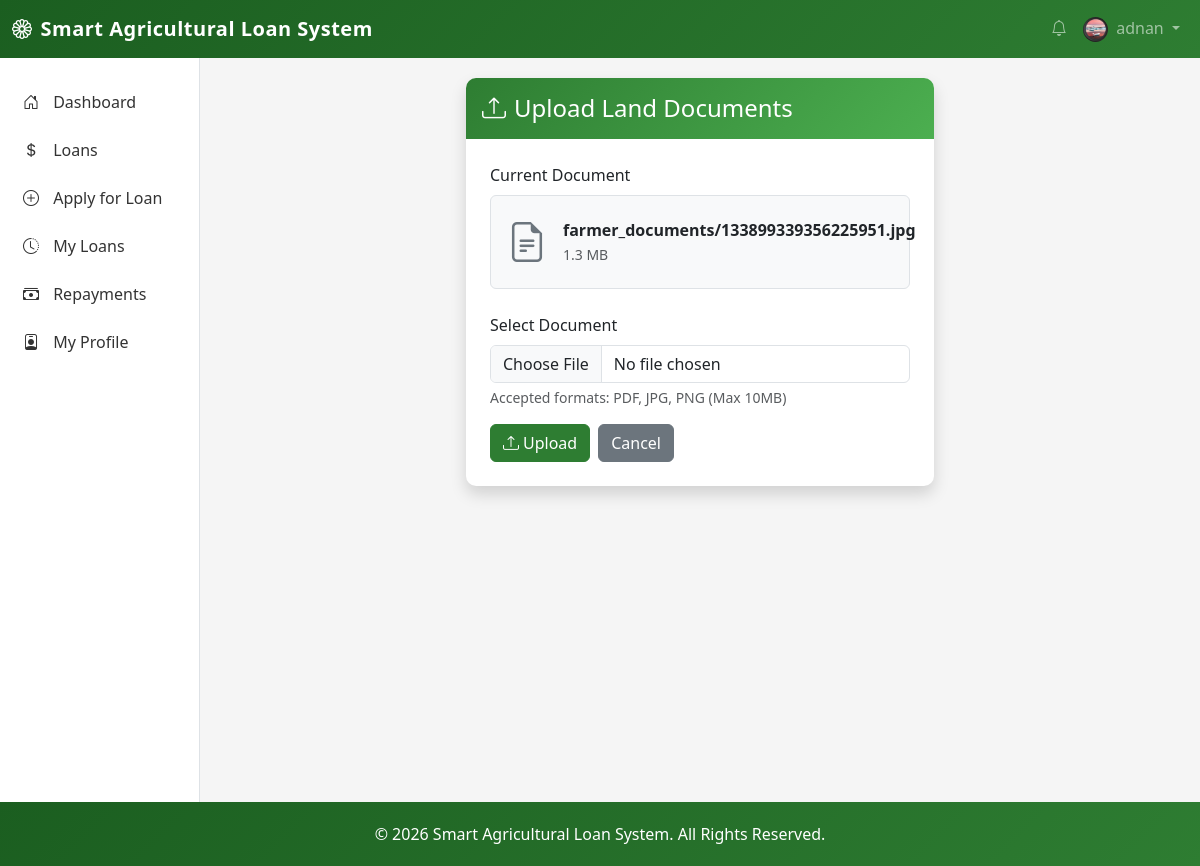
The app's page /farmer/upload/document/ (signed in), older data.
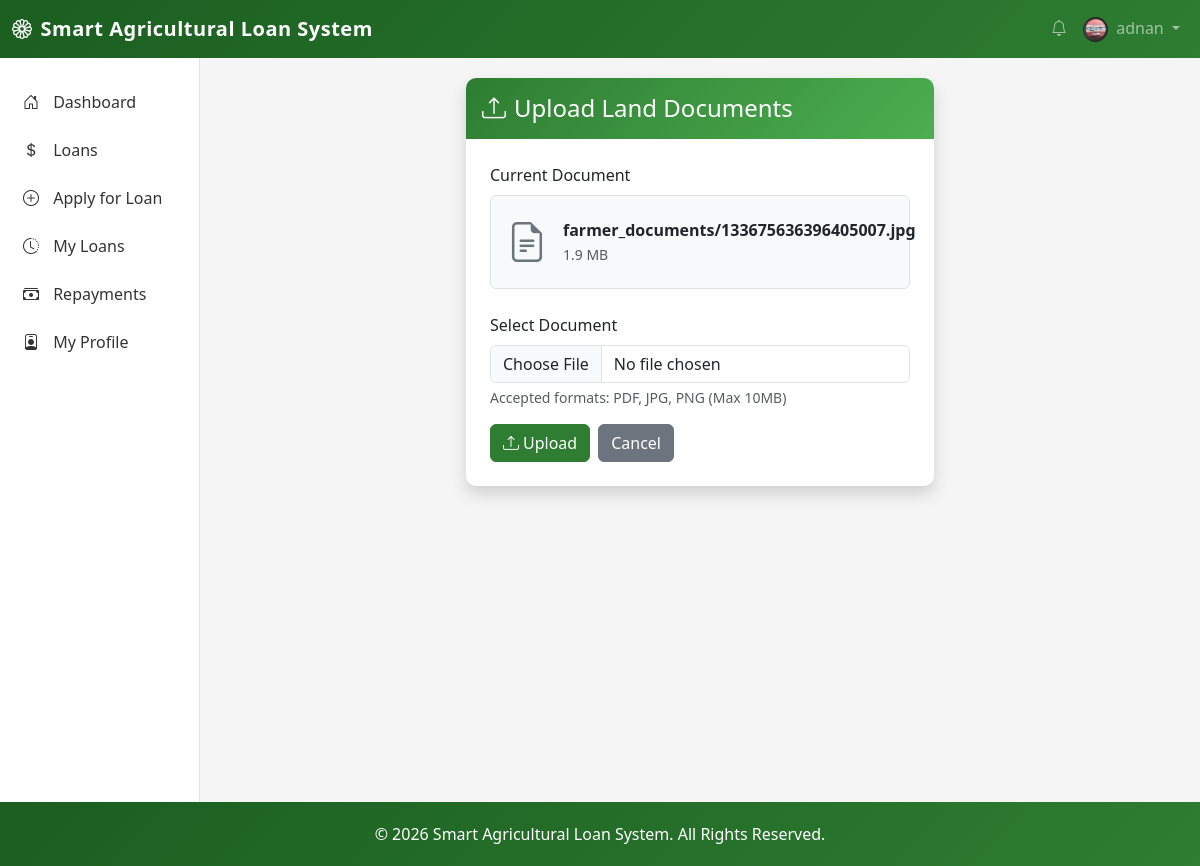
The same page, newer data.
### loan_app/models.py (models this page shows, shortened)
class FarmerProfile(models.Model):
    CROP_TYPE_CHOICES = [
        ("Rice", "Rice"),
        ("Wheat", "Wheat"),
        ("Corn", "Corn"),
        ("Cotton", "Cotton"),
        ("Soybean", "Soybean"),
        ("Sugarcane", "Sugarcane"),
        ("Vegetables", "Vegetables"),
        ("Fruits", "Fruits"),
        ("Other", "Other"),
    ]
    user = models.OneToOneField(
        User, on_delete=models.CASCADE, related_name="farmer_profile"
    )
    land_size = models.DecimalField(
        max_digits=10, decimal_places=2, help_text="Land size in acres"
    )
    crop_type = models.CharField(max_length=50, choices=CROP_TYPE_CHOICES)
    location = models.CharField(max_length=255, help_text="Farm location/address")
    annual_income = models.DecimalField(
        max_digits=12, decimal_places=2, help_text="Annual income in BDT"
    )
    land_documents = models.FileField(
        upload_to="farmer_documents/", blank=True, null=True
    )
    created_at = models.DateTimeField(auto_now_add=True)
    updated_at = models.DateTimeField(auto_now=True)

### loan_app/views.py (the view, shortened to what this page needs)
# urls.py: path("farmer/upload/document/", views.upload_document, name="upload_document"),
@login_required
def upload_document(request):
    if not hasattr(request.user, "farmer_profile"):
        messages.warning(request, "Please complete your farmer profile first.")
        return redirect("farmer_profile_create")
    profile = request.user.farmer_profile
    return render(request, "farmer/upload_document.html", {"profile": profile})

### templates/farmer/upload_document.html (shortened to what this page needs)
{% extends 'base.html' %}
{% block content %}
<div class="row">
    <div class="col-md-6 mx-auto">
        <div class="card shadow">
            <div class="card-header py-3">
                <h4 class="mb-0"><i class="bi bi-upload me-2"></i>Upload Land Documents</h4>
            </div>
            <div class="card-body p-4">
                {% if profile.land_documents %}
                <div class="mb-4">
                    <label class="form-label">Current Document</label>
                    <div class="border rounded p-3 bg-light">
                        <div class="d-flex align-items-center">
                            <i class="bi bi-file-earmark-text fs-1 text-secondary me-3"></i>
                            <div>
                                <strong>{{ profile.land_documents.name }}</strong>
                                <br>
                                <small class="text-muted">{{ profile.land_documents.size|filesizeformat }}</small>
                            </div>
                        </div>
                    </div>
                </div>
                {% endif %}
                <form method="post" enctype="multipart/form-data">
                    <div class="mb-3">
                        <label for="id_land_documents" class="form-label">Select Document</label>
                        <input type="file" name="land_documents" id="id_land_documents"
                               class="form-control" accept=".pdf,.jpg,.jpeg,.png" required>
                        <div class="form-text">Accepted formats: PDF, JPG, PNG (Max 10MB)</div>
                    </div>
                    <div class="d-flex gap-2">
                        <button type="submit" class="btn btn-primary">
                            <i class="bi bi-upload me-1"></i>Upload
                        </button>
                        <a href="{% url 'farmer_profile' %}" class="btn btn-secondary">Cancel</a>
                    </div>
                </form>
            </div>
        </div>
    </div>
</div>
{% endblock %}

Row changes from the older to the newer data that the page shows:
changed FarmerProfile: land_documents.name "farmer_documents/133899339356225951.jpg" → "farmer_documents/133675636396405007.jpg"; land_documents.size|filesizeformat "1.3 MB" → "1.9 MB"
